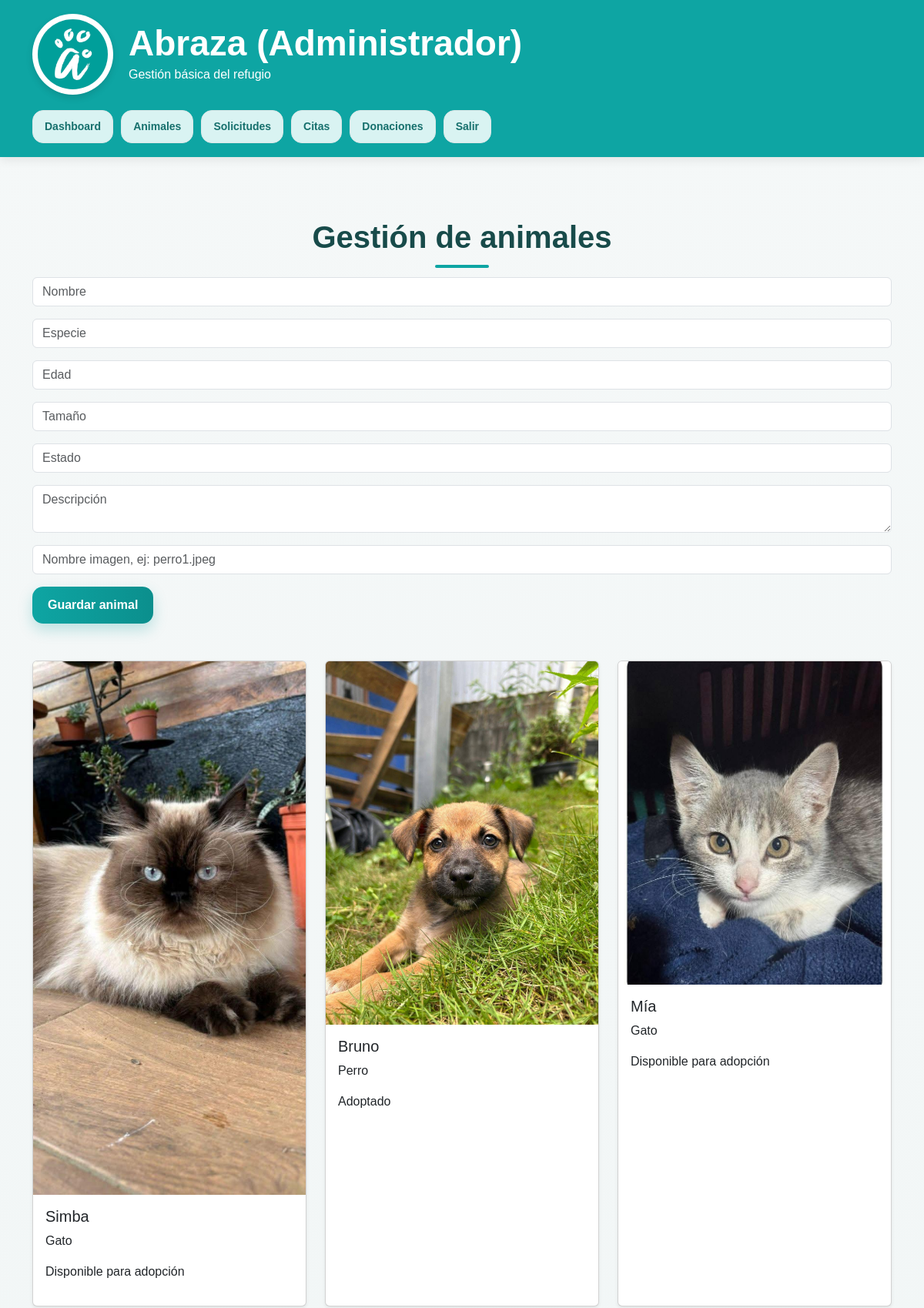
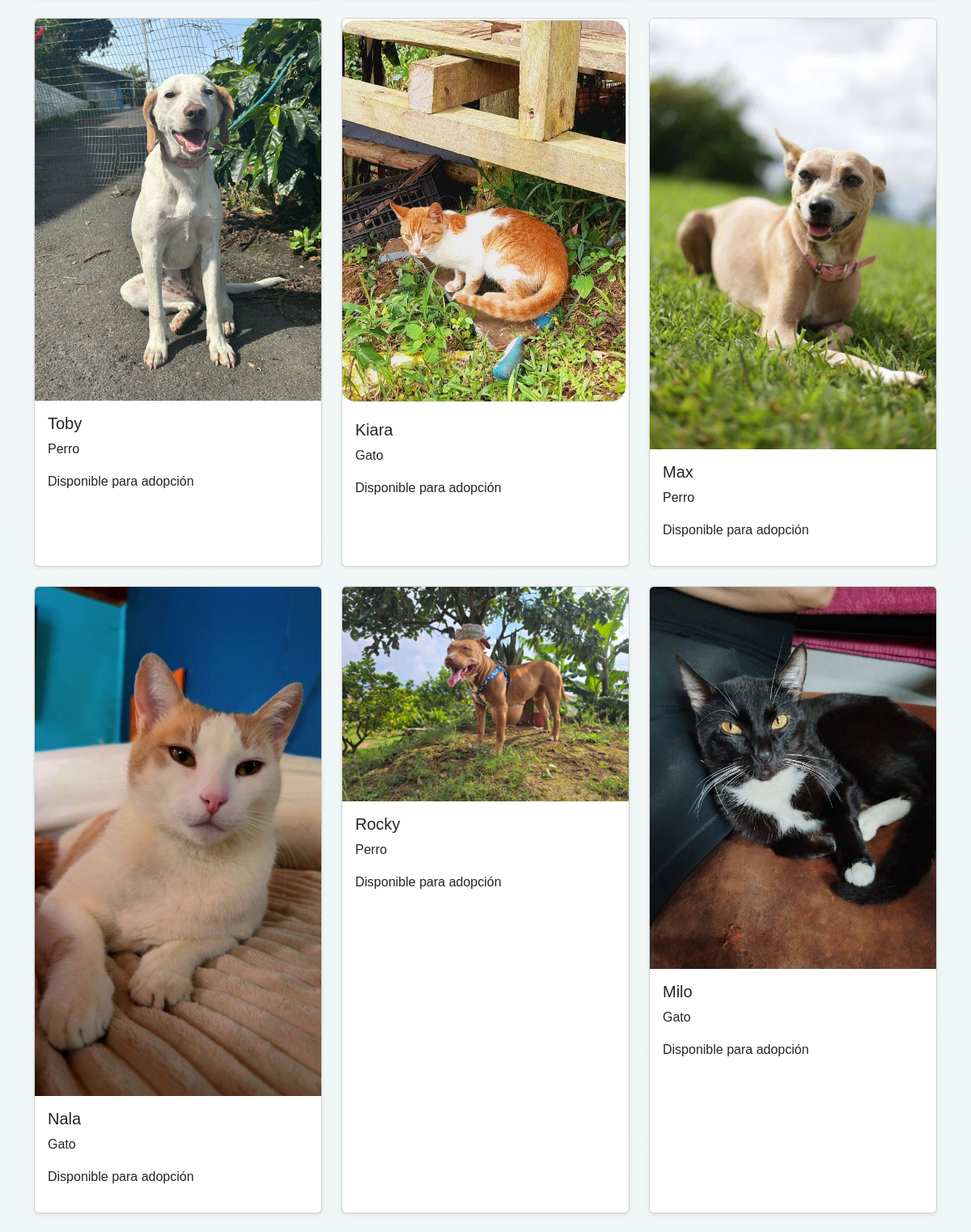
The page /public/index.php?accion=adminAnimales (signed in, upper part) on the database its author committed (2 pictures, top to bottom).
### tables this page shows
CREATE TABLE animales (
    id INT AUTO_INCREMENT PRIMARY KEY,
    nombre VARCHAR(100) NOT NULL,
    especie VARCHAR(50) NOT NULL,
    edad VARCHAR(50) NOT NULL,
    tamano VARCHAR(50) NOT NULL,
    estado VARCHAR(100) NOT NULL,
    descripcion TEXT NOT NULL,
    imagen VARCHAR(100) DEFAULT NULL
);

### app/controllers/AnimalController.php (called while the page is built, shortened)
<?php
require_once __DIR__ . '/../../config/database.php';
require_once __DIR__ . '/../models/Animal.php';
class AnimalController
{
    private $model;
    public function __construct()
    {
        $database = new Database();
        $db = $database->connect();
        $this->model = new Animal($db);
    }
    public function adminIndex()
    {
        $animales = $this->model->obtenerTodos();
        require_once __DIR__ . '/../views/admin/animales.php';
    }
}

### app/models/Animal.php (called while the page is built, shortened)
<?php
class Animal
{
    private $conn;
    private $table = "animales";
    public function __construct($db)
    {
        $this->conn = $db;
    }
    public function obtenerTodos()
    {
        $sql = "SELECT * FROM {$this->table} ORDER BY id DESC";
        $result = $this->conn->query($sql);
        return $result->fetch_all(MYSQLI_ASSOC);
    }
}

### app/views/admin/animales.php (the view, shortened to what this page needs)
<?php require_once __DIR__ . '/../layouts/header.php'; ?>
<?php require_once __DIR__ . '/../layouts/nav-admin.php'; ?>
<main>
    <section class="seccion">
        <div class="container">
            <h2 class="titulo-seccion">Gestión de animales</h2>
            <form action="index.php?accion=guardarAnimal" method="post" class="mb-5">
                <input type="text" name="nombre" class="form-control mb-3" placeholder="Nombre">
                <input type="text" name="especie" class="form-control mb-3" placeholder="Especie">
                <input type="text" name="edad" class="form-control mb-3" placeholder="Edad">
                <input type="text" name="tamano" class="form-control mb-3" placeholder="Tamaño">
                <input type="text" name="estado" class="form-control mb-3" placeholder="Estado">
                <textarea name="descripcion" class="form-control mb-3" placeholder="Descripción"></textarea>
                <input type="text" name="imagen" class="form-control mb-3" placeholder="Nombre imagen, ej: perro1.jpeg">
                <button type="submit" class="btn boton-principal">Guardar animal</button>
            </form>
            <div class="row g-4">
                <?php foreach ($animales as $animal): ?>
                    <div class="col-md-4">
                        <div class="card h-100 shadow-sm">
                            <img src="img/<?= htmlspecialchars($animal['imagen']); ?>" class="card-img-top" alt="<?= htmlspecialchars($animal['nombre']); ?>">
                            <div class="card-body">
                                <h3 class="h5"><?= htmlspecialchars($animal['nombre']); ?></h3>
                                <p><?= htmlspecialchars($animal['especie']); ?></p>
                                <p><?= htmlspecialchars($animal['estado']); ?></p>
                            </div>
                        </div>
                    </div>
                <?php endforeach; ?>
            </div>
        </div>
    </section>
</main>
<?php require_once __DIR__ . '/../layouts/footer.php'; ?>

### public/css/style_proyecto.css (style rules this page uses)
body { margin: 0; font-family: Arial, sans-serif; background: linear-gradient(to bottom, #f5f8f8, #eef4f4); color: #333; }
.seccion { padding: 80px 0; }
.titulo-seccion { text-align: center; font-size: 40px; margin-top: 0; margin-bottom: 12px; color: #184b4a; font-weight: bold; position: relative; }
.titulo-seccion::after { content: ""; width: 70px; height: 4px; background-color: #0ea5a3; display: block; margin: 12px auto 0 auto; border-radius: 10px; }
.btn { display: inline-block; text-decoration: none; border: none; border-radius: 14px; padding: 12px 20px; font-weight: bold; cursor: pointer; transition: all 0.3s ease; }
.boton-principal { background: linear-gradient(to right, #0ea5a3, #0b8f8d); color: white; box-shadow: 0 8px 18px rgba(14, 165, 163, 0.25); }

### rows shown on the page
animales: imagen (picture), nombre "Simba", especie "Gato", estado "Disponible para adopción"
animales: imagen (picture), nombre "Bruno", especie "Perro", estado "Adoptado"
animales: imagen (picture), nombre "Mía", especie "Gato", estado "Disponible para adopción"
animales: imagen (picture), nombre "Toby", especie "Perro", estado "Disponible para adopción"
animales: imagen (picture), nombre "Kiara", especie "Gato", estado "Disponible para adopción"
animales: imagen (picture), nombre "Max", especie "Perro", estado "Disponible para adopción"
animales: imagen (picture), nombre "Nala", especie "Gato", estado "Disponible para adopción"
animales: imagen (picture), nombre "Rocky", especie "Perro", estado "Disponible para adopción"
animales: imagen (picture), nombre "Milo", especie "Gato", estado "Disponible para adopción"
